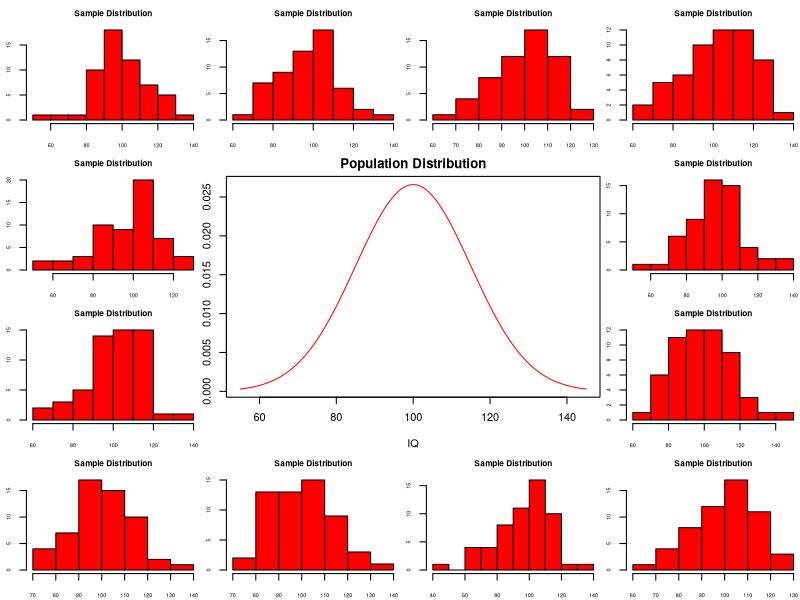
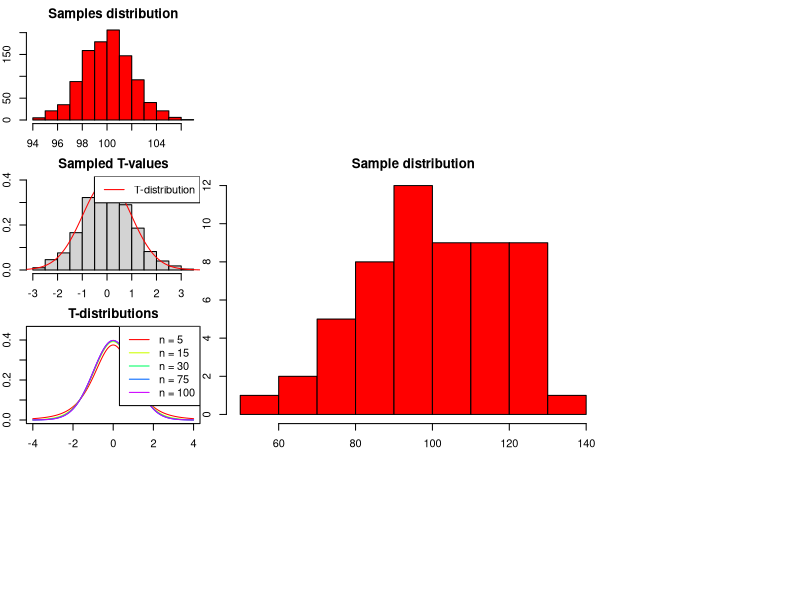
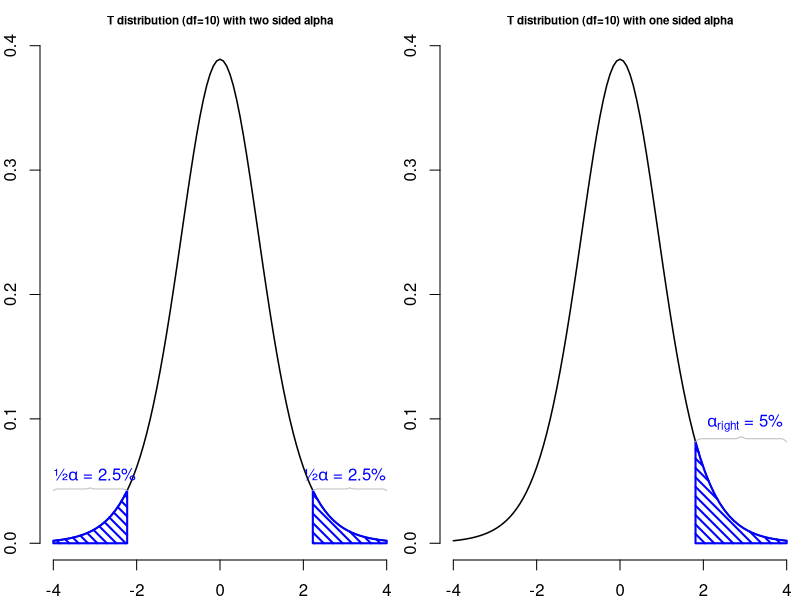
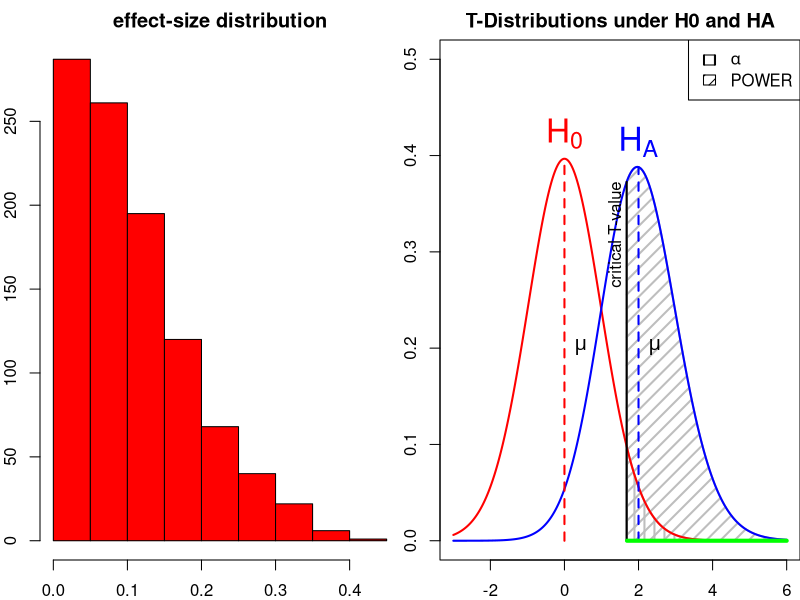

The R source for these figures, in order:
## ---- chunk 1
layout(matrix(c(2:6,1,1,7:8,1,1,9:13), 4, 4))

n  = 56    # Sample size
df = n - 1 # Degrees of freedom

mu    = 100
sigma = 15

IQ = seq(mu-45, mu+45, 1)

par(mar=c(4,2,2,0))  
plot(IQ, dnorm(IQ, mean = mu, sd = sigma), type='l', col="red", main = "Population Distribution")

n.samples = 12

for(i in 1:n.samples) {
  
  par(mar=c(2,2,2,0))  
  hist(rnorm(n, mu, sigma), main="Sample Distribution", cex.axis=.5, col="red", cex.main = .75)
  
}
## ---- chunk 2
x = rnorm(n, mu, sigma); x

hist(x, main = "Sample distribution", col = "red")
mean(x)
## ---- chunk 3
t = (mean(x) - mu) / (sd(x) / sqrt(n)); t
## ---- chunk 4
n.samples     = 1000
mean.x.values = vector()
se.x.values   = vector()

for(i in 1:n.samples) {
  x = rnorm(n, mu, sigma)
  mean.x.values[i] = mean(x)
  se.x.values[i]   = (sd(x) / sqrt(n))
}
## ---- chunk 5
head(cbind(mean.x.values, se.x.values))
## ---- chunk 6
hist(mean.x.values, 
     col  = "red", 
     main = "Samples distribution", 
     xlab = "all sample means")
## ---- chunk 7
t.values = (mean.x.values - mu) / se.x.values

tail(cbind(mean.x.values, mu, se.x.values, t.values))
## ---- chunk 8
hist(t.values, 
     freq = F, 
     main = "Sampled T-values", 
     xlab = "T-values", 
     ylim = c(0, .4))
T = seq(-4, 4, .01)
lines(T, dt(T,df), col = "red")
legend("topright", lty = 1, col="red", legend = "T-distribution")
## ---- chunk 9
multiple.n  = c(5, 15, 30, 75, 100)
multiple.df = multiple.n - 1
col         = rainbow(length(multiple.df))

plot(T,  dt(T, multiple.df[1]), type = "l", 
     xlim = c(-4,4), ylim = c(0,.45), 
     xlab = "T", ylab="density", 
     col = col[1], main="T-distributions" )

for(i in 2:length(multiple.df)) { 
  
  lines(T, dt(T, multiple.df[i]), type="l", col=col[i])
  } 
legend("topright", legend = paste("n =",multiple.n), lty=1, col = col)
## ---- chunk 10
layout(matrix(1:2, 1, 2))


plot(function(x) dt(x, df = 10), -4, 4,
     main="T distribution (df=10) with two sided alpha",
     cex.main = .7,
     xlab="T-value",
     ylab="",
     bty="n",
     lwd=1.5)
     
t = 2

p = pt(1,10)

alpha_r = 1-p


# add p-value
#pol_left = seq(-4,-t,length=20)
#polygon(c(pol_left,rev(pol_left)),  c(rep(0,20), dt( rev(pol_left),  df = 10)), col="red", angle=45, density=15, lwd=2)
#pol_right = seq(4,t,length=20)
#polygon(c(pol_right,rev(pol_right)),c(rep(0,20), dt( rev(pol_right), df = 10)), col="red", angle=45, density=15, lwd=2)

# add alpha

tp95  = qt(.95,10)
tp975 = qt(.975,10)
tp25  = qt(.025,10)

pol_left = seq(-4,tp25,length=20)
polygon(c(pol_left,rev(pol_left)),  c(rep(0,20), dt( rev(pol_left),  df = 10)), col="blue", angle=-45, density=15, lwd=2)

pol_left = seq(tp975,4,length=20)
polygon(c(pol_left,rev(pol_left)),  c(rep(0,20), dt( rev(pol_left),  df = 10)), col="blue", angle=-45, density=15, lwd=2)

# label alpha
text(-3,dt(tp25 , df = 10),expression(paste("½",alpha       ," = 2.5%",sep="")),pos=3, col='blue')
text( 3,dt(tp975, df = 10),expression(paste("½",alpha       ," = 2.5%",sep="")),pos=3, col='blue')

xbracket = seq(-4,tp25,length=39)
ybracket = dt(tp25 , df = 10)*c(c(1,1.02),rep(1.03,16),c(1.04,1.05,1.04),rep(1.03,16),c(1.02,1))
lines(xbracket,ybracket,col="gray")

xbracket = seq(tp975, 4,length=39)
ybracket = dt(tp975 , df = 10)*c(c(1,1.02),rep(1.03,16),c(1.04,1.05,1.04),rep(1.03,16),c(1.02,1))
lines(xbracket,ybracket,col="gray")

#text(-4.2,.38,expression(paste("2 sided: P = ",P[left] + P[right]," = 7.34%")),pos=4)

plot(function(x) dt(x, df = 10), -4, 4,
     main="T distribution (df=10) with one sided alpha",
     cex.main = .7,
     xlab="T-value",
     ylab="",
     bty="n", 
     lwd=1.5)

pol_left = seq(tp95,4,length=20)
polygon(c(pol_left,rev(pol_left)),  c(rep(0,20), dt( rev(pol_left),  df = 10)), col="blue", angle=-45, density=15, lwd=2)

# label alpha
text( 3,dt(tp95 , df = 10),expression(paste(    alpha[right]," = 5%"  ,sep="")),pos=3, col='blue')

# add p-value
#pol_left = seq(-4,-t,length=20)
#polygon(c(pol_left,rev(pol_left)),  c(rep(0,20), dt( rev(pol_left),  df = 10)), col="red", angle=45, density=15, lwd=2)
#pol_right = seq(4,t,length=20)
#polygon(c(pol_right,rev(pol_right)),c(rep(0,20), dt( rev(pol_right), df = 10)), col="red", angle=45, density=15, lwd=2)

#text((-4+tp25)/2,dt(tp25  , df = 10),"{",srt=-90,col="grey")
#text( (4+tp975)/2,dt(tp975, df = 10),"{",srt=-90,col="grey")
#text( (4+tp95)/2,dt(tp95  , df = 10),"{",srt=-90,col="grey")

# label p-values
#text(-t,.01,expression(P[left] ),pos=2,col="red")
#text( t,.01,expression(P[right]),pos=4,col="red")

#text(-t-.1,dt(-t, df = 10)+.003,"T")
#text( t+.1,dt( t, df = 10)+.003,"T")


# text(-4.2,.38 ,"1 sided: P/2 = 3.67%",pos=4)

## 1%   T = 1.81246
## .95% T = 2.228

#polygon(c(0,1,1,0),c(0,0,.3,.3))

pol_left = seq(-4,-t,length=20)

xbracket = seq(tp95,4,length=39)
ybracket = dt(tp95 , df = 10)*c(c(1,1.02),rep(1.03,16),c(1.04,1.05,1.04),rep(1.03,16),c(1.02,1))
lines(xbracket,ybracket,col="gray")
## ---- chunk 11
r = sqrt(t^2/(t^2 + df))

r
## ---- chunk 12
r = sqrt(t.values^2/(t.values^2 + df))

tail(cbind(mean.x.values, mu, se.x.values, t.values, r))

hist(r, main = "effect-size distribution", col = "red")
## ---- chunk 13
T = seq(-3,6,.01)
N = 45
E = 2

# Set plot
plot(0,0,
     type = "n",
     ylab = "Density",
     xlab = "T",
     ylim = c(0,.5),
     xlim = c(-3,6),
     main = "T-Distributions under H0 and HA")

critical_t = qt(.05,N-1,lower.tail=FALSE)

# Alpha
range_x = seq(critical_t,6,.01)
polygon(c(range_x,rev(range_x)),
        c(range_x*0,rev(dt(range_x,N-1,ncp=0))),
        col     = "grey",
        density = 10,
        angle   = 90,
        lwd     = 2)

# Power
range_x = seq(critical_t,6,.01)
polygon(c(range_x,rev(range_x)),
        c(range_x*0,rev(dt(range_x,N-1,ncp=E))),
        col     = "grey",
        density = 10,
        angle   = 45,
        lwd     = 2)

lines(T,dt(T,N-1,ncp=0),col="red", lwd=2) # H0 line
lines(T,dt(T,N-1,ncp=E),col="blue",lwd=2) # HA line

# Critical value
lines(rep(critical_t,2),c(0,dt(critical_t,N-1,ncp=E)),lwd=2,col="black")
text(critical_t,dt(critical_t,N-1,ncp=E),"critical T-value",pos=2, srt = 90)

# H0 and HA
text(0,dt(0,N-1,ncp=0),expression(H[0]),pos=3,col="red", cex=2)
text(E,dt(E,N-1,ncp=E),expression(H[A]),pos=3,col="blue",cex=2)

# Mu H0 line
lines(c(0,0),c(0,dt(0,N-1)), col="red",  lwd=2,lty=2)
text(0,dt(0,N-1,ncp=0)/2,expression(mu),pos=4,cex=1.2)
# Mu HA line
lines(c(E,E),c(0,dt(E,N-1,ncp=E)),col="blue",lwd=2,lty=2)
text(E,dt(0,N-1,ncp=0)/2,expression(paste(mu)),pos=4,cex=1.2)

# t-value
lines( c(critical_t+.01,6),c(0,0),col="green",lwd=4)

# Legend
legend("topright", c(expression(alpha),'POWER'),density=c(10,10),angle=c(90,45))
